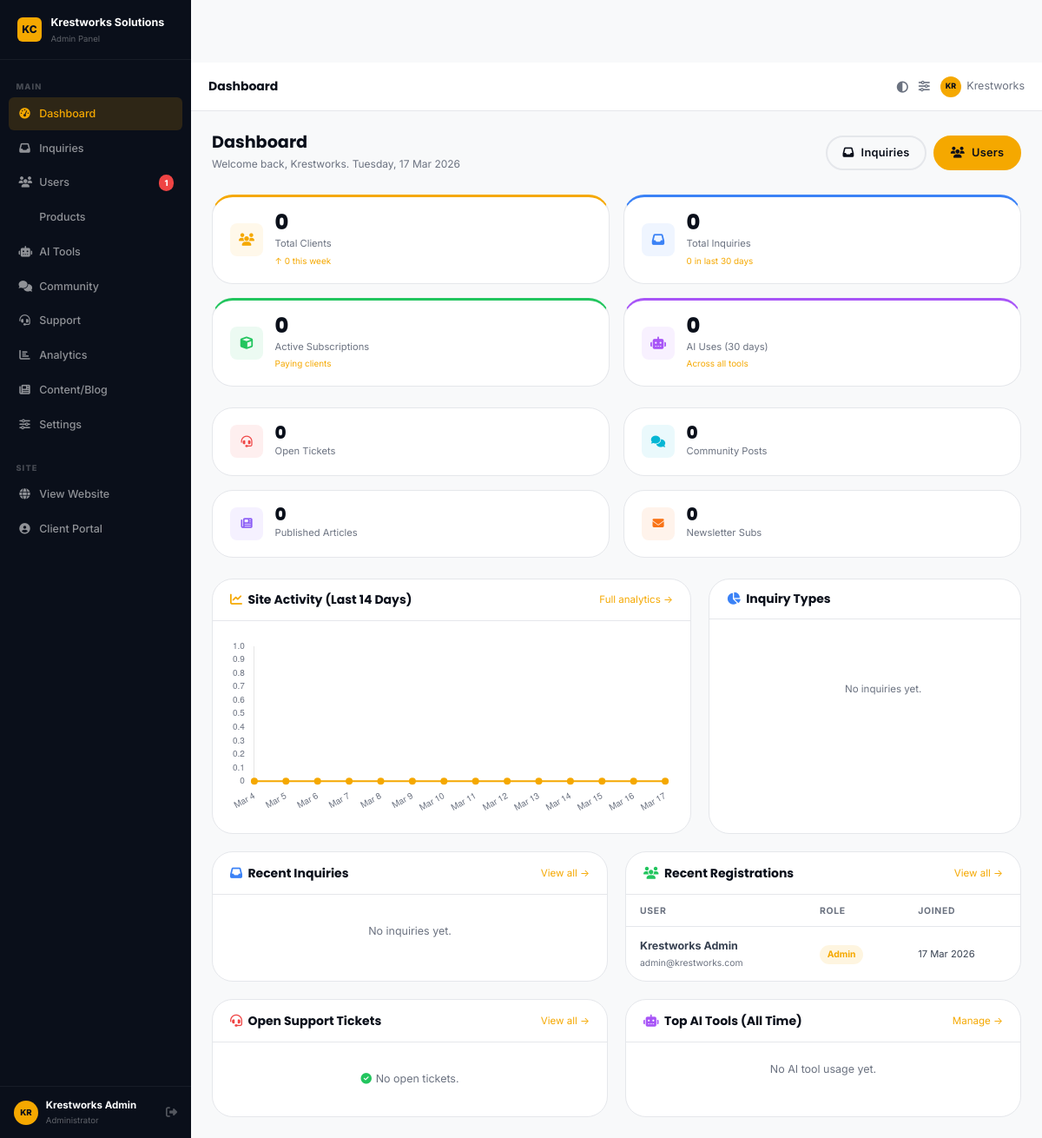
/admin/index.php (signed in), run on the app's committed database.
### tables this page shows
CREATE TABLE IF NOT EXISTS users (
    id              INT UNSIGNED AUTO_INCREMENT PRIMARY KEY,
    name            VARCHAR(100)    NOT NULL,
    email           VARCHAR(150)    NOT NULL UNIQUE,
    password        VARCHAR(255)    NOT NULL,
    company         VARCHAR(150)    DEFAULT NULL,
    phone           VARCHAR(30)     DEFAULT NULL,
    avatar          VARCHAR(255)    DEFAULT NULL,
    role            ENUM('client','admin','moderator') DEFAULT 'client',
    is_active       TINYINT(1)      DEFAULT 1,
    email_verified  TINYINT(1)      DEFAULT 0,
    verify_token    VARCHAR(100)    DEFAULT NULL,
    reset_token     VARCHAR(100)    DEFAULT NULL,
    reset_expires   DATETIME        DEFAULT NULL,
    last_login      DATETIME        DEFAULT NULL,
    created_at      TIMESTAMP       DEFAULT CURRENT_TIMESTAMP,
    updated_at      TIMESTAMP       DEFAULT CURRENT_TIMESTAMP ON UPDATE CURRENT_TIMESTAMP,
    INDEX idx_email (email),
    INDEX idx_role (role)
);

### admin/index.php (the view, shortened to what the rows shown need)
<?php
$admin_title  = 'Dashboard';
require_once __DIR__ . '/admin-header.php';
$pdo = db();
try {
    $recentUsers = $pdo->query("SELECT id, name, email, company, role, created_at FROM users ORDER BY created_at DESC LIMIT 6")->fetchAll(PDO::FETCH_ASSOC);
    $eventsData = $pdo->query("SELECT DATE(created_at) as day, COUNT(*) as total FROM site_events WHERE created_at >= DATE_SUB(NOW(), INTERVAL 14 DAY) GROUP BY DATE(created_at) ORDER BY day ASC")->fetchAll(PDO::FETCH_ASSOC);
    $inqTypes = $pdo->query("SELECT type, COUNT(*) as cnt FROM inquiries GROUP BY type ORDER BY cnt DESC")->fetchAll(PDO::FETCH_ASSOC);
} catch (Exception $e) {
    $totalUsers=$newUsersWeek=$totalInquiries=$newInqs30=$activeSubs=$aiToolUsage30=$openTickets=$communityPosts=0;
    $recentInqs=$recentUsers=$recentTickets=$eventsData=$inqTypes=$topTools=[];
}
$chartLabels = $chartData = [];
$start = strtotime('-13 days');
for ($i = 0; $i < 14; $i++) {
    $d = date('Y-m-d', $start + $i * 86400);
    $chartLabels[] = date('M j', $start + $i * 86400);
    $found = array_filter($eventsData, fn($r) => $r['day'] === $d);
    $chartData[]   = $found ? array_values($found)[0]['total'] : 0;
}
?>
<div style="display:flex;align-items:center;justify-content:space-between;flex-wrap:wrap;gap:1rem;margin-bottom:1.5rem;">
  <div>
    <h1 style="font-size:1.2rem;margin:0 0 0.2rem;">Dashboard</h1>
    <p style="font-size:0.75rem;color:var(--kw-text-muted);">Welcome back, <?= e(explode(' ', $adminUser['name'])[0]) ?>. <?= date('l, d M Y') ?></p>
  </div>
</div>
<div style="display:grid;grid-template-columns:1fr 1fr;gap:1.25rem;margin-bottom:1.25rem;">
  <div class="adm-card">
    <?php if (empty($recentUsers)): ?>
    <div style="padding:2rem;text-align:center;color:var(--kw-text-muted);font-size:0.78rem;">No users yet.</div>
    <?php else: ?>
    <div style="overflow-x:auto;">
      <table class="adm-table">
        <thead><tr><th>User</th><th>Role</th><th>Joined</th></tr></thead>
        <tbody>
        <?php foreach ($recentUsers as $user): ?>
        <tr>
          <td>
            <div style="font-weight:700;font-size:0.78rem;"><?= e($user['name']) ?></div>
            <div style="font-size:0.65rem;color:var(--kw-text-muted);"><?= e($user['email']) ?></div>
          </td>
          <td><span class="adm-badge-inline badge-<?= $user['role'] ?>"><?= ucfirst($user['role']) ?></span></td>
          <td style="font-size:0.7rem;white-space:nowrap;"><?= date('d M Y', strtotime($user['created_at'])) ?></td>
        </tr>
        <?php endforeach; ?>
        </tbody>
      </table>
    </div>
    <?php endif; ?>
  </div>
</div>
<script>
// Activity line chart
const actCtx = document.getElementById('activity-chart')?.getContext('2d');
if (actCtx) {
  new Chart(actCtx, {
    type: 'line',
    data: {
      labels: <?= json_encode($chartLabels) ?>,
      datasets: [{ label: 'Page events', data: <?= json_encode($chartData) ?>,
        borderColor: '#F5A800', backgroundColor: 'rgba(245,168,0,0.08)',
        borderWidth: 2, pointRadius: 3, pointBackgroundColor: '#F5A800', tension: 0.4, fill: true }]
    },
    options: { responsive: true, plugins: { legend: { display: false } }, scales: {
      x: { grid: { color: 'rgba(255,255,255,0.04)' }, ticks: { color: '#6B7280', font: { size: 10 } } },
      y: { grid: { color: 'rgba(255,255,255,0.04)' }, ticks: { color: '#6B7280', font: { size: 10 } }, beginAtZero: true }
    }}
  });
}
// Inquiry donut chart
const inqCtx = document.getElementById('inq-chart')?.getContext('2d');
const inqData = <?= json_encode(array_column($inqTypes, 'cnt')) ?>;
const inqLabels = <?= json_encode(array_map(fn($t) => ucfirst($t['type']), $inqTypes)) ?>;
const inqColors = ['#3B82F6','#F5A800','#22C55E','#A855F7','#EF4444'];
if (inqCtx && inqData.length) {
  new Chart(inqCtx, {
    type: 'doughnut',
    data: { labels: inqLabels, datasets: [{ data: inqData, backgroundColor: inqColors.slice(0, inqData.length), borderWidth: 2, borderColor: 'var(--kw-bg-card)' }] },
    options: { responsive: false, plugins: { legend: { display: false } }, cutout: '65%' }
  });
}
</script>
<?php require_once __DIR__ . '/admin-footer.php'; ?>

### admin/admin-header.php (shortened to what the rows shown need)
<?php
require_once __DIR__ . '/../includes/helpers.php';
try {
    $pdo       = db();
    $adminUser = $pdo->prepare('SELECT id, name, email FROM users WHERE id = ? AND role = "admin" LIMIT 1');
    $adminUser->execute([$_SESSION['user_id']]);
    $adminUser = $adminUser->fetch(PDO::FETCH_ASSOC);
} catch (Exception $e) {
    $adminUser = ['name' => 'Admin', 'email' => ''];
}
$adminInitials = strtoupper(substr($adminUser['name'], 0, 2));
?>
<!DOCTYPE html>
<html lang="en" class="<?= $_COOKIE['kw_theme'] ?? '' ?>">
<head>
  <link rel="stylesheet" href="https://cdnjs.cloudflare.com/ajax/libs/font-awesome/6.5.0/css/all.min.css">
  <link rel="stylesheet" href="<?= asset('css/krest.css') ?>">
</head>
<body>
<div class="adm-layout">
  <aside class="adm-sidebar" id="adm-sidebar">
    <div class="adm-user-bar">
      <div class="adm-avatar"><?= e($adminInitials) ?></div>
      <div style="flex:1;min-width:0;">
        <div style="font-size:0.72rem;font-weight:700;color:#fff;white-space:nowrap;overflow:hidden;text-overflow:ellipsis;"><?= e($adminUser['name']) ?></div>
        <div style="font-size:0.6rem;color:rgba(255,255,255,0.35);">Administrator</div>
      </div>
      <a href="<?= url('api/auth-logout') ?>" title="Logout" style="color:rgba(255,255,255,0.3);font-size:0.82rem;text-decoration:none;flex-shrink:0;">
        <i class="fa-solid fa-right-from-bracket"></i>
      </a>
    </div>
  </aside>
  <div class="adm-main">
    <header class="adm-topbar">
      <div style="display:flex;align-items:center;gap:0.75rem;">
        <h2 style="font-size:0.875rem;font-weight:700;margin:0;"><?= e($admin_title ?? 'Admin') ?></h2>
      </div>
      <div style="display:flex;align-items:center;gap:0.75rem;">
        <div style="display:flex;align-items:center;gap:0.4rem;font-size:0.78rem;color:var(--kw-text-muted);">
          <div class="adm-avatar" style="width:24px;height:24px;font-size:0.55rem;"><?= e($adminInitials) ?></div>
          <span><?= e(explode(' ', $adminUser['name'])[0]) ?></span>
        </div>
      </div>
    </header>
    <div class="adm-content">

### data on the page
users: name "KR", name "Krestworks Admin", name "Krestworks", email "admin@krestworks.com", role "Admin", created_at "17 Mar 2026"

### other printed values
APP_NAME "Krestworks Solutions"
$item[2] "Dashboard"
$item[2] "Inquiries"
$item[2] "Users"
$item[4] "1"
$item[2] "Products"
$item[2] "AI Tools"
$item[2] "Community"
$item[2] "Support"
$item[2] "Analytics"
$item[2] "Content/Blog"
$item[2] "Settings"
$admin_title "Dashboard"
$kpi[2] "0"
$kpi[3] "Total Clients"
